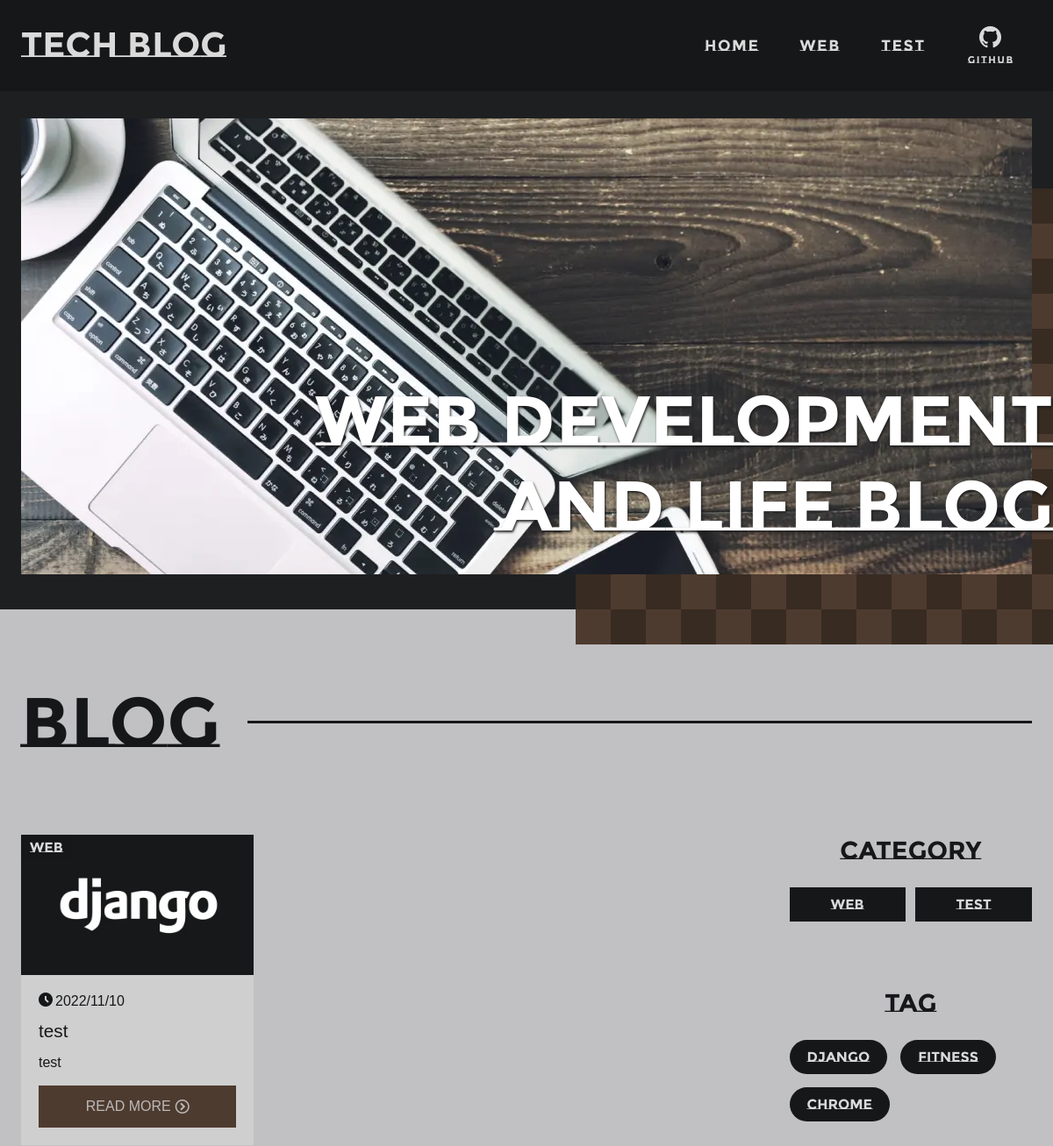
Page /?page=2 (upper part) on the earlier database version.
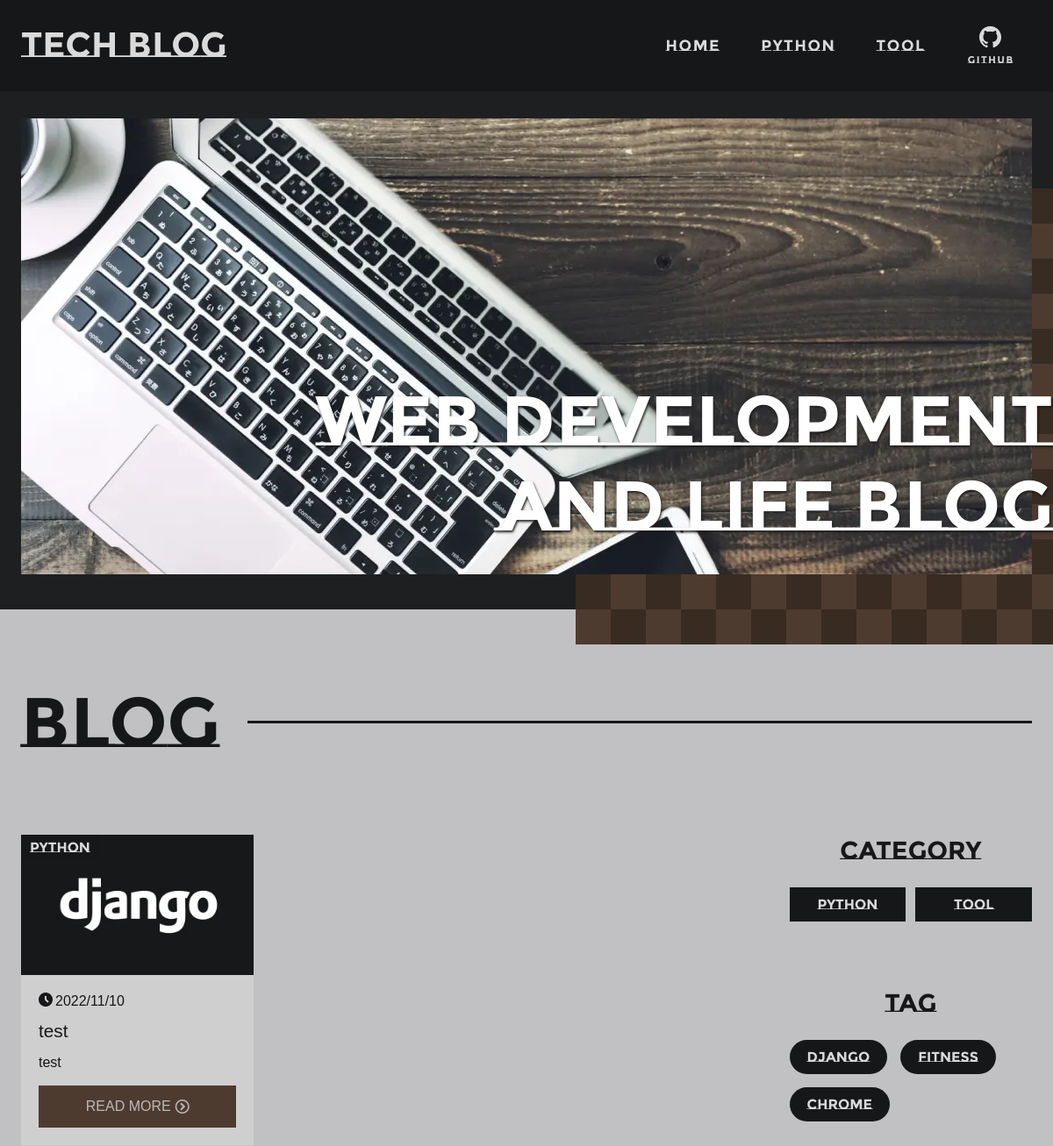
Same page on the later database version.
### bbs/models.py (models this page shows, shortened)
class Category(models.Model):
  name = models.CharField('カテゴリー', max_length=50)
  def __str__(self):
      return self.name

class Article(models.Model):
  title = models.CharField('タイトル', max_length=200, null=True)
  description = models.CharField('説明', max_length=500, null=True)
  content = models.TextField('テキスト')
  article_body = models.CharField('プレーンテキスト', max_length=3000, null=True)
  created_at = models.DateField('作成日', auto_now_add=True)
  updated_at = models.DateField('更新日', auto_now=True)
  slug = models.SlugField('スラッグ',blank=True, unique=False, max_length=255)
  category = models.ForeignKey(
                Category, verbose_name='カテゴリー',
                on_delete=models.PROTECT
              )
  tag = models.ManyToManyField(Tag, verbose_name='タグ')
  tag_image = models.CharField('画像用タグ名称', max_length=200, null=True)

### bbs/views.py (the view)
# urls.py: path('',views.index, name='index'),
def index(request):
  articles = Article.objects.order_by('-id')
  page_obj = paginate_queryset(request, articles, 6)
  return render(request,'bbs/index.html',{'articles': page_obj.object_list,'page_obj': page_obj})

### bbs/context.py (called while the page is built)
def related(request):
    context = {
        'category_list': Category.objects.all(),
        'tag_list': Tag.objects.all()
    }
    return context

### bbs/models.py (called while the page is built)
  def __str__(self):
      return self.name

### bbs/views.py (called while the page is built)
def paginate_queryset(request, queryset, count):
  paginator = Paginator(queryset, count)
  page = request.GET.get('page')
  try:
      page_obj = paginator.page(page)
  except PageNotAnInteger:
      page_obj = paginator.page(1)
  except EmptyPage:
      page_obj = paginator.page(paginator.num_pages)
  return page_obj

### bbs/templates/bbs/index.html (shortened to what this page needs)
{% load static %}<!DOCTYPE html>
<html lang="en">
<head>
<link rel="stylesheet" href="/static/css/index.css">
</head>
<body id="top">
<div class="wrapper">
{% include './_header.html' %}
<main itemscope itemtype="https://schema.org/Blog">
  <div itemscope itemtype="http://schema.org/BlogPosting" itemprop="blogPost">
    <section class="mainv-sec">
      <div class="container">
      <div class="catch">
        <h1 class="text-animation fade-up en">WEB DEVELOPMENT <br>AND LIFE BLOG</h1>
      </div>
      <div class="slide-wrap">
        <div class="slide-box" id="slideImgs">
          <picture>
            <source srcset="/media/1.webp" type="image/webp" width="1240" height="540">
            <img src="/media/1.jpg" width="1240" height="540" alt="">
          </picture>
        </div>
      </div>
    </div>
    </section>
    <div class="blog-sec">
      <div class="container">
        <p class="blog-title">BLOG</p>
        <div class="container-inner">
        <article>
          <ul itemprop="articleBody" class="blog-card-list">
            {% for article in articles %}
            <li class="blog-card">
              <div itemprop="image" itemscope itemtype="http://schema.org/ImageObject" class="blog-card-img">
                <a href="{% url 'bbs:detail' article.slug %}" title="">
                <picture>
                  <source srcset="/media/{{ article.tag_image }}.webp" type="image/webp" width="280" height="150">
                  <img src="/media/{{ article.tag_image }}.jpg" width="280" height="150" itemprop="url" alt="">
                  </picture>
                </a>
              </div>
              <div class="blog-card-inner">
                <div class="category en">{{ article.category }}</div>
                <time datetime="{{ article.created_at|date:'Y-m-d' }}" itemprop="datePublished"><i class="icon-clock2"></i>{{ article.created_at|date:"Y/m/d" }}</time>
                <h2 itemprop="name headline"><a href="{% url 'bbs:detail' article.slug %}" title="{{ article.title }}" itemprop="url">{{ article.title }}</a></h2>
                <p itemprop="description"><a href="{% url 'bbs:detail' article.slug %}">{{ article.description| truncatechars:60 }}
                <span class="btn1">READ MORE<i class="icon-circle-right"></i></span></a></p>
              </div>
            </li>
            {% endfor %}
          </ul>
        </article>
        {% include './_aside.html' %}
      </div>
      </div>
    </div>
  </div>
</main>
</div>
</body>
</html>

### bbs/templates/bbs/_header.html (shortened to what this page needs)
<header>
  <div class="container">
    <p class="logo"><a href="{% url 'bbs:index' %}"><img src="/media/logo.svg" width="234" height="30" alt="TECH BLOG" loading="lazy"></a></p>
    <nav id="header_nav">
      <ul class="globalNav">
      <li><a href="{% url 'bbs:index' %}"><span>home</span></a></li>
      {% if articles or article %}
      {% for category in category_list %}<li><a href="/category/{{ category.name }}/"><span>{{ category.name }}</span></a></li>{% endfor %}
      {% endif %}
      <li class="li-icon">
        <a href="https://github.com/shim369" target="_blank">
          <i class="icon-github"></i>
          <span>github</span>
        </a>
      </li>
      </ul>
    </nav>
  </div>
</header>

### bbs/templates/bbs/_aside.html (shortened to what this page needs)
<aside>
  {% if articles or article %}
  <h3 class="aside-title">CATEGORY</h3>
  <ul class="category-list">
  {% for category in category_list %}
  <li><a href="{% url 'bbs:category' category %}">{{ category.name }}</a></li>
  {% endfor %}
  </ul>
  {% endif %}
  {% if articles or article %}
  <h3 class="aside-title">TAG</h3>
  <ul class="tag-list">
  {% for tag in tag_list %}
  <li><a href="{% url 'bbs:tag' tag %}">{{ tag.name }}</a></li>
  {% endfor %}
  </ul>
  {% endif %}
</aside>

Differences in the rows shown:
changed Category: name "web" → "python"
changed Category: name "test" → "tool"
changed through a linked row, Article "test": category "web" → "python"
